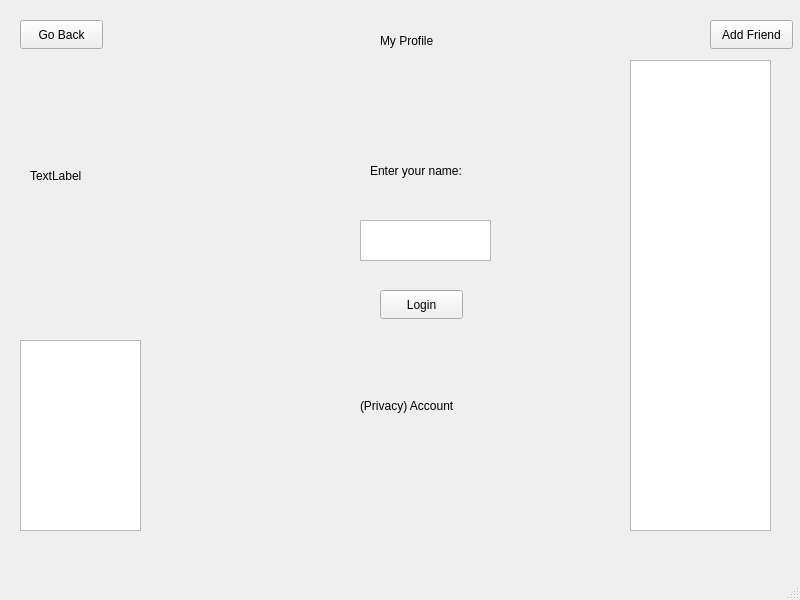
<?xml version="1.0" encoding="UTF-8"?>
<ui version="4.0">
 <class>SocialNetworkWindow</class>
 <widget class="QMainWindow" name="SocialNetworkWindow">
  <property name="geometry">
   <rect>
    <x>0</x>
    <y>0</y>
    <width>800</width>
    <height>600</height>
   </rect>
  </property>
  <property name="windowTitle">
   <string>SocialNetworkWindow</string>
  </property>
  <widget class="QWidget" name="centralwidget">
   <widget class="QTableWidget" name="friendsTable">
    <property name="geometry">
     <rect>
      <x>630</x>
      <y>60</y>
      <width>141</width>
      <height>471</height>
     </rect>
    </property>
   </widget>
   <widget class="QLabel" name="profileLabel">
    <property name="geometry">
     <rect>
      <x>380</x>
      <y>10</y>
      <width>221</width>
      <height>61</height>
     </rect>
    </property>
    <property name="text">
     <string>My Profile</string>
    </property>
   </widget>
   <widget class="QTextEdit" name="loginText">
    <property name="geometry">
     <rect>
      <x>360</x>
      <y>220</y>
      <width>131</width>
      <height>41</height>
     </rect>
    </property>
   </widget>
   <widget class="QTableWidget" name="suggestionsTable">
    <property name="geometry">
     <rect>
      <x>20</x>
      <y>340</y>
      <width>121</width>
      <height>191</height>
     </rect>
    </property>
   </widget>
   <widget class="QPushButton" name="backButton">
    <property name="geometry">
     <rect>
      <x>20</x>
      <y>20</y>
      <width>83</width>
      <height>29</height>
     </rect>
    </property>
    <property name="text">
     <string>Go Back</string>
    </property>
   </widget>
   <widget class="QPushButton" name="friendButton">
    <property name="geometry">
     <rect>
      <x>710</x>
      <y>20</y>
      <width>83</width>
      <height>29</height>
     </rect>
    </property>
    <property name="text">
     <string>Add Friend</string>
    </property>
   </widget>
   <widget class="QLabel" name="loginLabel">
    <property name="geometry">
     <rect>
      <x>370</x>
      <y>120</y>
      <width>191</width>
      <height>101</height>
     </rect>
    </property>
    <property name="text">
     <string>Enter your name:</string>
    </property>
   </widget>
   <widget class="QLabel" name="postsLabel">
    <property name="geometry">
     <rect>
      <x>30</x>
      <y>70</y>
      <width>611</width>
      <height>211</height>
     </rect>
    </property>
    <property name="text">
     <string>TextLabel</string>
    </property>
   </widget>
   <widget class="QPushButton" name="loginButton">
    <property name="geometry">
     <rect>
      <x>380</x>
      <y>290</y>
      <width>83</width>
      <height>29</height>
     </rect>
    </property>
    <property name="text">
     <string>Login</string>
    </property>
   </widget>
   <widget class="QLabel" name="privacyLabel">
    <property name="geometry">
     <rect>
      <x>360</x>
      <y>390</y>
      <width>141</width>
      <height>31</height>
     </rect>
    </property>
    <property name="text">
     <string>(Privacy) Account</string>
    </property>
   </widget>
  </widget>
  <widget class="QMenuBar" name="menubar">
   <property name="geometry">
    <rect>
     <x>0</x>
     <y>0</y>
     <width>800</width>
     <height>25</height>
    </rect>
   </property>
  </widget>
  <widget class="QStatusBar" name="statusbar"/>
 </widget>
 <resources/>
 <connections/>
</ui>
